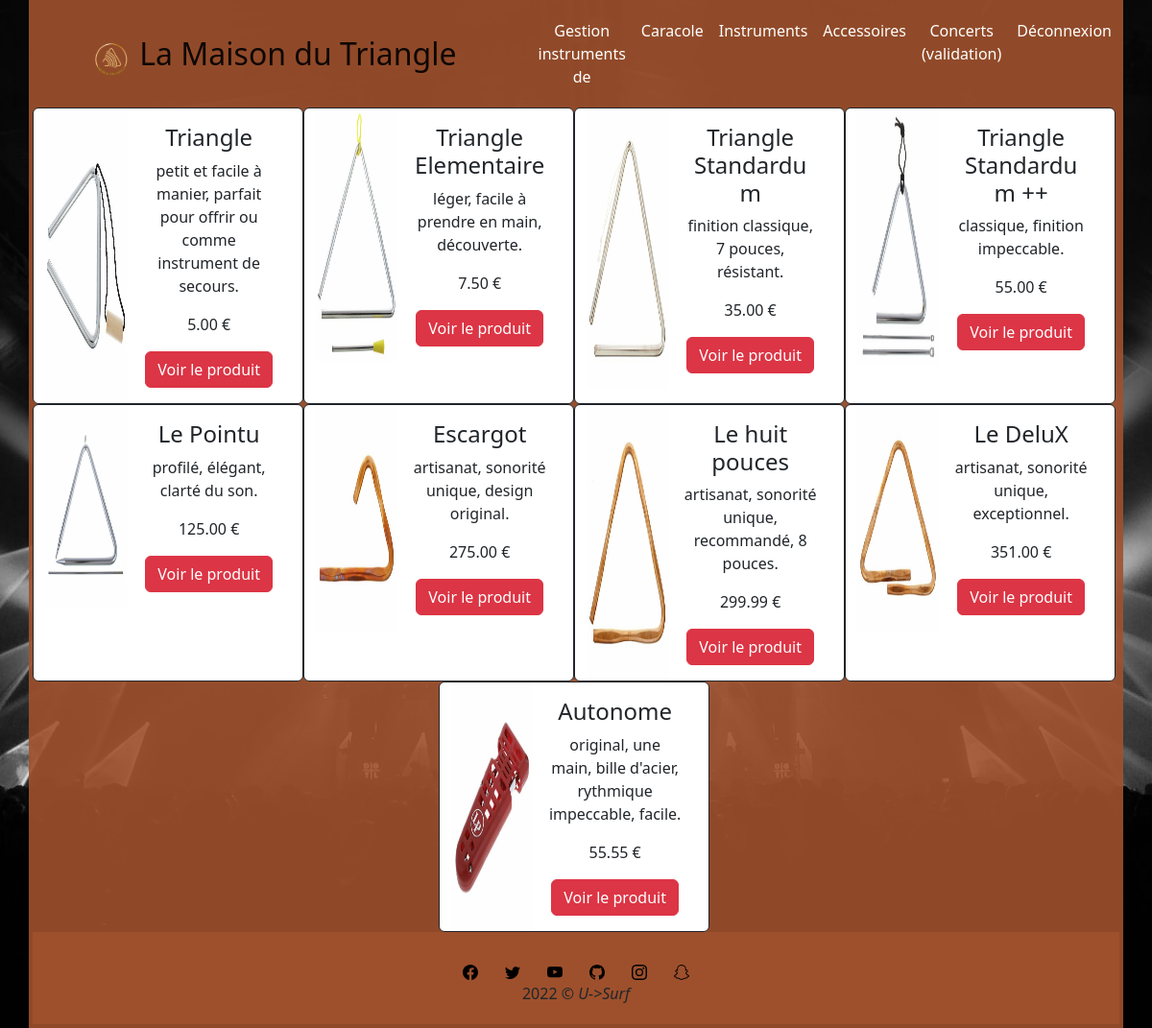
Page /admin/gestioninstruments.php (signed in) on the committed database.
### tables this page shows
CREATE TABLE `produits` (
  `id_produit` smallint(6) NOT NULL,
  `nom_produit` varchar(25) NOT NULL,
  `reference_fournisseur` varchar(50) NOT NULL,
  `fournisseur` varchar(25) NOT NULL,
  `photo_produit_1` varchar(255) DEFAULT NULL,
  `photo_produit_2` varchar(255) DEFAULT NULL,
  `photo_produit_3` varchar(255) DEFAULT NULL,
  `description_produit` text NOT NULL,
  `materiau` varchar(50) NOT NULL,
  `prix_produit` decimal(10,2) NOT NULL,
  `type_produit` enum('triangle','accessoire') NOT NULL,
  `stock` smallint(4) NOT NULL
);

### inc/init.inc.php (called while the page is built, shortened)
<?php
$content = "";
?>

### admin/gestioninstruments.php (the view, shortened to what this page needs)
<?php
require_once("../inc/init.inc.php");
$requete_instruments = $pdo->query('SELECT * FROM produits where type_produit = "triangle"');
while($instrument = $requete_instruments->fetch(PDO::FETCH_ASSOC)) {
    $content.= '<div class="card border-dark col-3 container-fluid">';
    $content.= '<div class="row g-0">';
    $content.= '<div class="col-sm-4">';
    $content.= '<img class="card-img-top h-100" src="../img/triangles/' . $instrument['photo_produit_1'] . '" alt="' . $instrument['nom_produit'] . '">';
    $content.= '</div>';
    $content.= '<div class="col-sm-8">';
    $content.= '<div class="card-body">';
    $content.= '<h4 class="card-title">' . $instrument['nom_produit'] . '</h4>';
    $content.= '<p class="card-text">' . $instrument['description_produit'] . '</p>';
    $content.= '<p class="card-text">' . $instrument['prix_produit'] . ' €</p>';
    $content.= '<a href="formproduit.php?id=' . $instrument['id_produit'] . '" class="justify-content-center btn btn-danger" target="_blank">Voir le produit</a>';
    $content.= '</div>';
    $content.= '</div>';
    $content.= '</div>';
    $content.= '</div>';
}
require_once("inc/header.inc.php");
?>
<div class="row container-fluid g-1">
        <?php
            echo $content;
        ?>
    </div>
<?php
require_once("inc/footer.inc.php");
?>

### rows in the picture
produits: photo_produit_1 (picture), nom_produit "Triangle", description_produit "petit et facile à manier, parfait pour offrir ou comme instrument de secours.", prix_produit "5.00"
produits: photo_produit_1 (picture), nom_produit "Triangle Elementaire", description_produit "léger, facile à prendre en main, découverte.", prix_produit "7.50"
produits: photo_produit_1 (picture), nom_produit "Triangle Standardum", description_produit "finition classique, 7 pouces, résistant.", prix_produit "35.00"
produits: photo_produit_1 (picture), nom_produit "Triangle Standardum ++", description_produit "classique, finition impeccable.", prix_produit "55.00"
produits: photo_produit_1 (picture), nom_produit "Le Pointu", description_produit "profilé, élégant, clarté du son.", prix_produit "125.00"
produits: photo_produit_1 (picture), nom_produit "Escargot", description_produit "artisanat, sonorité unique, design original.", prix_produit "275.00"
produits: photo_produit_1 (picture), nom_produit "Le huit pouces", description_produit "artisanat, sonorité unique, recommandé, 8 pouces.", prix_produit "299.99"
produits: photo_produit_1 (picture), nom_produit "Le DeluX", description_produit "artisanat, sonorité unique, exceptionnel.", prix_produit "351.00"
produits: photo_produit_1 (picture), nom_produit "Autonome", description_produit "original, une main, bille d'acier, rythmique impeccable, facile.", prix_produit "55.55"

### other values in the picture
$title "Gestion instruments"
$membre["pseudo"] "Caracole"
